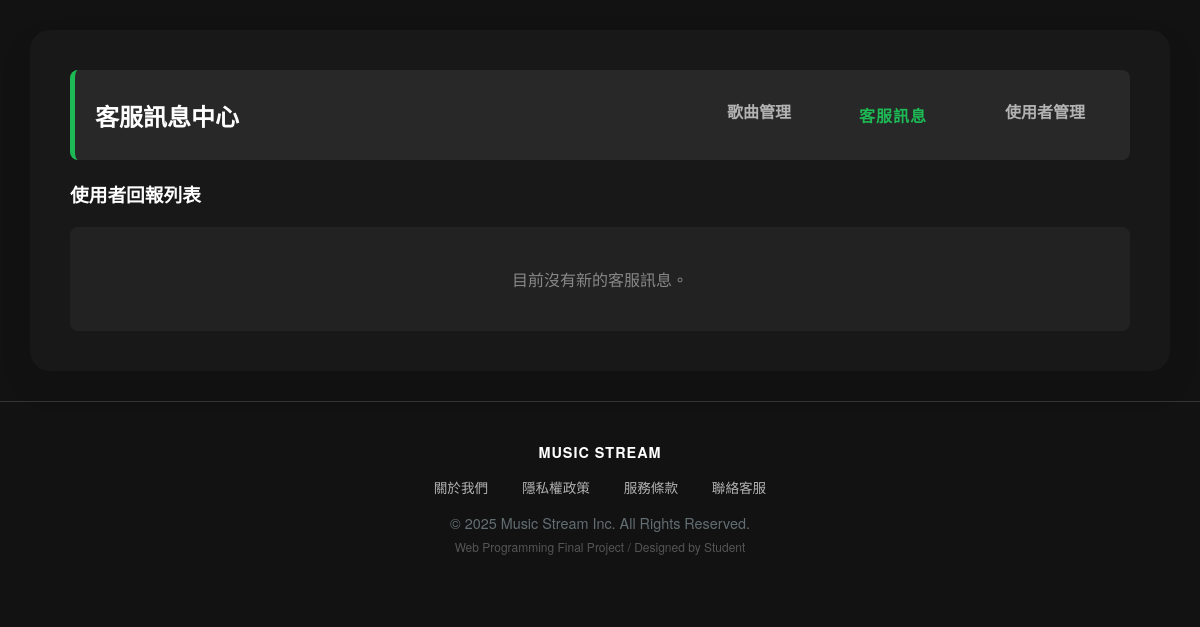
Before: /final/admin_contact.php (signed in) with the older database file.
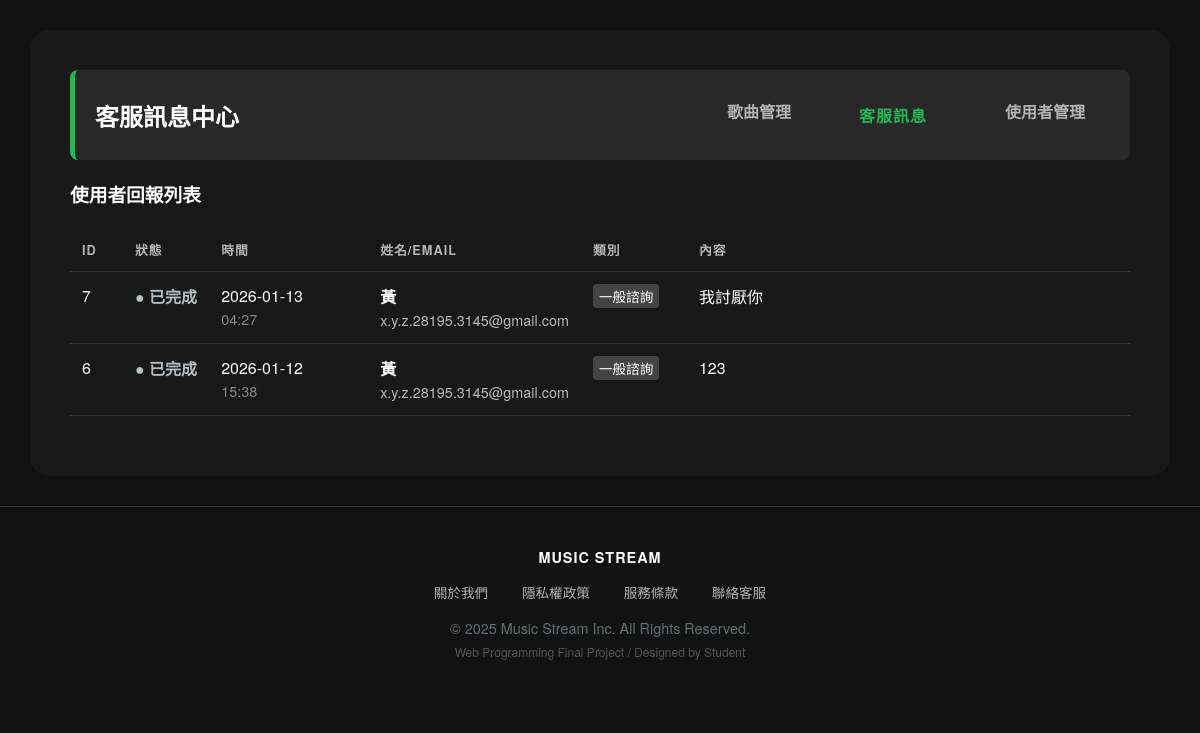
After: the same page with the newer database file.
### tables this page shows
CREATE TABLE `contact_messages` (
  `id` int(11) NOT NULL,
  `user_id` varchar(50) DEFAULT NULL COMMENT '關聯會員ID',
  `name` varchar(100) NOT NULL COMMENT '姓名',
  `email` varchar(100) NOT NULL COMMENT 'Email',
  `category` varchar(50) NOT NULL COMMENT '類別',
  `message` text NOT NULL COMMENT '內容',
  `created_at` timestamp NOT NULL DEFAULT current_timestamp(),
  `status` varchar(20) NOT NULL DEFAULT 'new' COMMENT '狀態'
);

### final/admin_contact.php (the view, shortened to what this page needs)
<?php require_once("inc/auth_guard.php");
require_once("../DB/DB_open.php");
$limit = 10;
$page = isset($_GET['page']) ? (int)$_GET['page'] : 1;
$offset = ($page - 1) * $limit;
$sql_msg = "SELECT * FROM contact_messages
            ORDER BY FIELD(status, 'new', 'read', 'closed'), created_at DESC
            LIMIT $offset, $limit";
$result_msg = mysqli_query($link, $sql_msg);
?>
<?php if (!isset($_GET['ajax_list'])): ?>
<?php
require_once("inc/header.php");
?>
    <div id="content-container" style="margin: 30px auto;">
        <div class="admin-header">
            <h2 style="margin: 0;">客服訊息中心</h2>
            <div style="display: flex; gap: 10px;">
                <a href="admin.php" class="btn-secondary">歌曲管理</a>
                <a href="admin_contact.php" class="btn-primary">客服訊息</a>
                <a href="admin_users.php" class="btn-secondary">使用者管理</a>
            </div>
        </div>
        <h3>使用者回報列表</h3>
        <div id="list-container">
<?php endif; ?>
        <?php if($result_msg && mysqli_num_rows($result_msg) > 0): ?>
        <table class="dashboard-table msg-table">
            <thead>
                <tr>
                    <th width="5%">ID</th>
                    <th width="8%" style="white-space: nowrap;">狀態</th>
                    <th width="15%" style="white-space: nowrap;">時間</th>
                    <th width="15%">姓名/Email</th>
                    <th width="10%">類別</th>
                    <th>內容</th>
                </tr>
            </thead>
            <tbody>
                <?php while ($row = mysqli_fetch_assoc($result_msg)): ?>
                    <tr onclick="location.href='admin_chat.php?id=<?php echo $row['id']; ?>'" style="cursor: pointer;">
                        <td><?php echo $row['id']; ?></td>
                        <td style="white-space: nowrap;">
                            <?php if ($row['status'] == 'new'): ?>
                                <span style="color: #ff7675; font-weight: bold;">● 未讀</span>
                            <?php elseif ($row['status'] == 'read'): ?>
                                <span style="color: #74b9ff; font-weight: bold;">● 處理中</span>
                            <?php else: ?>
                                <span style="color: #b2bec3; font-weight: bold;">● 已完成</span>
                            <?php endif; ?>
                        </td>
                        <td style="white-space: nowrap;">
                            <?php echo date('Y-m-d', strtotime($row['created_at'])); ?><br>
                            <span style="font-size: 0.9em; color: #888;"><?php echo date('H:i', strtotime($row['created_at'])); ?></span>
                        </td>
                        <td>
                            <strong><?php echo htmlspecialchars($row['name']); ?></strong><br>
                            <span style="font-size: 0.9em; opacity: 0.7;"><?php echo htmlspecialchars($row['email']); ?></span>
                        </td>
                        <td><span class="badge" style="background: #444; padding: 2px 6px; border-radius: 4px; font-size: 0.85em;"><?php echo htmlspecialchars($row['category']); ?></span></td>
                        <td><div class="msg-content"><?php echo nl2br(htmlspecialchars($row['message'])); ?></div></td>
                    </tr>
                <?php endwhile; ?>
            </tbody>
        </table>
        <?php else: ?>
            <div style="padding: 40px; text-align: center; color: #888; background: #222; border-radius: 8px;">
                目前沒有新的客服訊息。
            </div>
        <?php endif; ?>
<?php if (!isset($_GET['ajax_list'])): ?>
        </div>
    </div>
</body>
</html>
<?php endif; ?>

Changed rows visible on the page:
added contact_messages: id "7", status "● 已完成", created_at "2026-01-13", created_at "04:27", name "黃", email "x.y.z.28195.3145@gmail.com", category "一般諮詢", message "我討厭你"
added contact_messages: id "6", status "● 已完成", created_at "2026-01-12", created_at "15:38", name "黃", email "x.y.z.28195.3145@gmail.com", category "一般諮詢", message "123"
Other visible differences:
text no longer shown: "目前沒有新的客服訊息。"
text now shown: "ID 狀態 時間 姓名/EMAIL 類別 內容"
